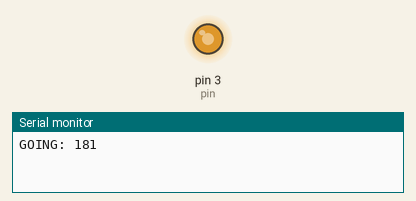
This sketch was run on a simulated Arduino Uno, built with avr-gcc and run on an emulated ATmega328P. Parts: output pins drawn as LEDs (lit = HIGH), the last lines printed to the serial monitor.

Above: at 0.15 s.
At 18.46 s:
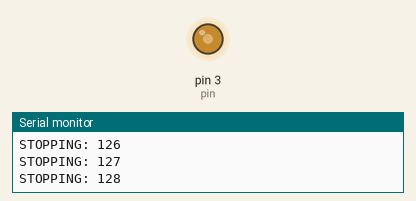
Timing chart, 0 to 40.0 s (numbered marks = the images above):
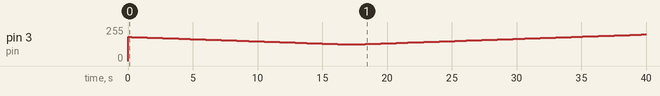

The sketch:

testVexVictor888.ino
```cpp
int pin = 3;
double high_time = 1.2;
double period = 20;

void setup() {
  // put your setup code here, to run once:
  Serial.begin(9600);
  pinMode(pin, OUTPUT);
//  Serial.println("TEST SERIES");
//  Serial.println("127");
//  analogWrite(pin, 127);
//  delay(5000);
//  Serial.println("191");
//  analogWrite(pin, 191);
//  delay(5000);
//  Serial.println("255");
//  analogWrite(pin, 255);
//  delay(5000);
//  Serial.println("0");
//  analogWrite(pin, 0);
//  delay(5000);
//  Serial.println("64");
//  analogWrite(pin, 64);
//  delay(5000);
//  Serial.println("127");
//  analogWrite(pin, 127);
//  delay(5000);
}

void loop() {
  // put your main code here, to run repeatedly:
  for(int i = 181; i > 124; i--){
    Serial.print("GOING: "); Serial.println(i);
    analogWrite(pin, i);
    delay(300);
  }
  for(int i = 124; i < 181; i++){
    Serial.print("STOPPING: "); Serial.println(i);
    analogWrite(pin, i);
    delay(300);
  }

  for(int i = 181; i < 255; i++){
    Serial.print("REVERSING: "); Serial.println(i);
    analogWrite(pin, i);
    delay(300);
  }
  for(int i = 254; i > 181; i--){
    Serial.print("STOPPING: "); Serial.println(i);
    analogWrite(pin, i);
    delay(300);
  }
//  digitalWrite(pin, HIGH);
//  delay(high_time);
//  digitalWrite(pin, LOW);
//  delay(period - high_time);


}
```

Measured:
- by itself, pin 3 (pin): 0/255 → 181/255 at 0.00 s, → 180/255 0.30 s later, → 179/255 0.30 s later, → 178/255 0.30 s later, … (134 changes in this stretch)
